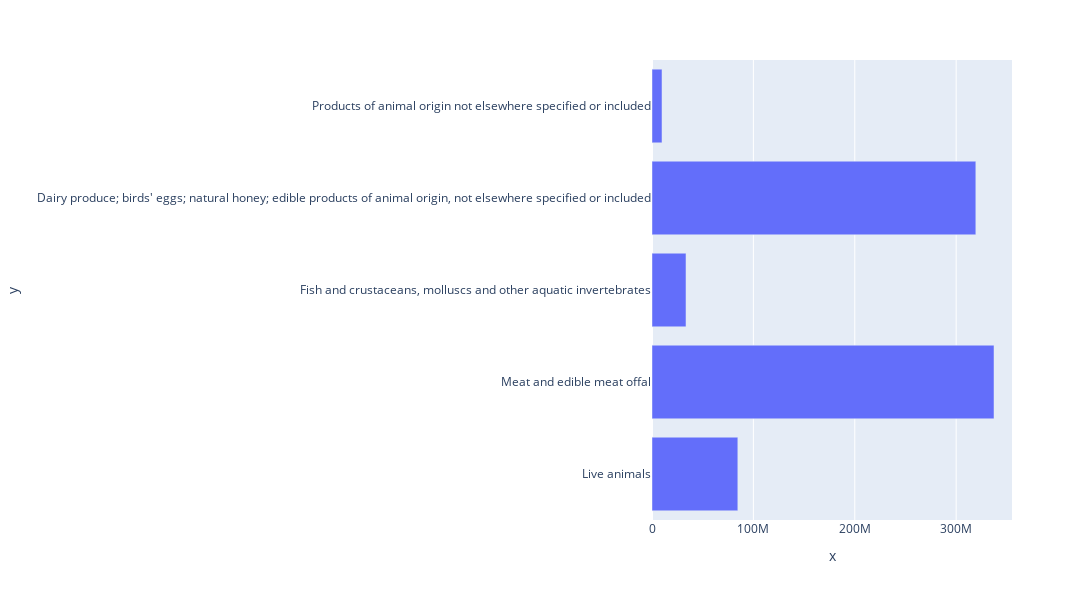

The code cell stored with this chart in its notebook:
### Code cell
fig_i = px.bar(df_t, x=df_t.Cost_i[:5], y=df_t.Goods[:5])
fig_i.update_layout(
    autosize=False,
    width=1300,
    height=600
)

### Figure 1 — Plotly figure (JSON) as saved in the notebook; plotly's stock layout.template omitted (floating-point values rounded to 4 significant figures)
{"data": [{"alignmentgroup": "True", "hovertemplate": "x=%{x}<br>y=%{y}<extra></extra>", "legendgroup": "", "marker": {"color": "#636efa", "pattern": {"shape": ""}}, "name": "", "offsetgroup": "", "orientation": "h", "showlegend": false, "textposition": "auto", "type": "bar", "x": [84649000, 337309000, 33520000, 319386000, 9851000], "xaxis": "x", "y": ["Live animals", "Meat and edible meat offal", "Fish and crustaceans, molluscs and other aquatic invertebrates", "Dairy produce; birds' eggs; natural honey; edible products of animal origin, not elsewhere specified or included", "Products of animal origin not elsewhere specified or included"], "yaxis": "y"}], "layout": {"autosize": false, "barmode": "relative", "height": 600, "legend": {"tracegroupgap": 0}, "margin": {"t": 60}, "width": 1300, "xaxis": {"anchor": "y", "domain": [0, 1], "title": {"text": "x"}}, "yaxis": {"anchor": "x", "domain": [0, 1], "title": {"text": "y"}}}}
